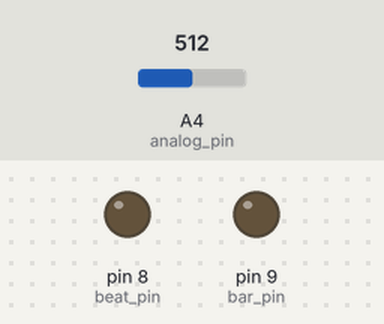
Bench run of a sketch on a simulated Arduino Uno, built with avr-gcc and run on an emulated ATmega328P. Parts: output pins drawn as LEDs (lit = HIGH). The inputs (shaded band) are chosen by the test bench; at power-on: A4 (analog_pin) = 512.

Above: at 0.4 s.
Timing chart, 0 to 1.9 s (numbered marks = the images above):
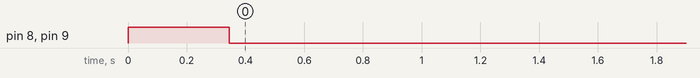

The sketch:

NanoMidiOut.ino
```cpp
// Jambonbill nano MIDI sync  Ver 0.1
// very simple LSDJ to MIDI SYNC (just what i need)
// Use LSDJ Nano Sync on Arduino Pro micro / Leonardo / etc

// Send midi Start/Stop and Ticks

#include <SoftwareSerial.h>

//software serial
SoftwareSerial midiSerial(2, 3);

int gnd_pin=7;// gnd
int beat_pin=8;// blink blink ?
int bar_pin=9;
int analog_pin=18;//LSDJ NANO INPUT

void setup(){
  // Set MIDI baud rate:
  midiSerial.begin(31250);

  //unused
  pinMode(gnd_pin, OUTPUT);
  pinMode(beat_pin, OUTPUT);
  pinMode(bar_pin, OUTPUT);
  digitalWrite(gnd_pin,0);//GND
  digitalWrite(beat_pin,1);
  digitalWrite(bar_pin,1);
  delay(100);
  digitalWrite(beat_pin,0);
  digitalWrite(bar_pin,0);

}

bool play=0;
bool last=0;//last state
byte ticks=0;
byte beats=0;
int idle=0;

void loop() {

  int val = analogRead(analog_pin);

  bool tick=0;//clock state
  if (val>10) {
    tick=1;
  }

  if(tick!=last){
    ticks++;
    if(play==0){
      play=1;
      start();
    }
    idle=0;
    onTick();
  } else {
    idle++;
  }

  if(ticks>=24){// Regular 4/4
  //if(ticks>=36){//BIG SWING
    onBeat();
    ticks=0;
    beats++;
  }

  if(beats>=4){
    onBar();
    beats=0;
  }

  // blink to the beat - to move to onBeat then ? //
  if(play&&ticks<2){
    digitalWrite(beat_pin,1);
  }else{
    digitalWrite(beat_pin,0);
  }

  if(play&&beats==0&&ticks<2){
    digitalWrite(bar_pin,1);
  }else{
    digitalWrite(bar_pin,0);
  }

  last=tick;

  if(idle>2000){
    stop();
  }
}

void start(){
  play=1;//playing
  onStart();
}

void stop(){
  if(play==0)return;//already stoped
  ticks=0;
  beats=0;
  idle=0;
  play=0;
  onStop();
}


void onBeat(){
  //
}

void onBar(){//every 4 beats...
  //
}

void onTick(){
  midiSerial.write(248);
}

void onStart(){
  midiSerial.write(250);
}

void onStop(){
  midiSerial.write(252);
}
```

Measured:
- by itself, pin 8 (beat_pin), pin 9 (bar_pin): HIGH → LOW at 0.34 s
